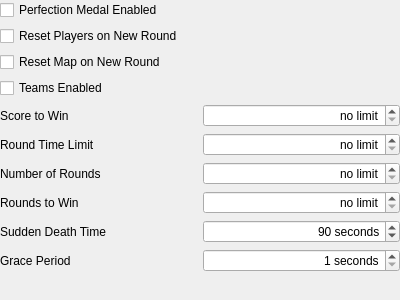
<?xml version="1.0" encoding="UTF-8"?>
<ui version="4.0">
 <class>PageMPSettingsGeneral</class>
 <widget class="QWidget" name="PageMPSettingsGeneral">
  <property name="geometry">
   <rect>
    <x>0</x>
    <y>0</y>
    <width>400</width>
    <height>300</height>
   </rect>
  </property>
  <property name="sizePolicy">
   <sizepolicy hsizetype="Expanding" vsizetype="Expanding">
    <horstretch>0</horstretch>
    <verstretch>0</verstretch>
   </sizepolicy>
  </property>
  <property name="windowTitle">
   <string>Form</string>
  </property>
  <layout class="QGridLayout" name="gridLayout">
   <property name="leftMargin">
    <number>0</number>
   </property>
   <property name="topMargin">
    <number>0</number>
   </property>
   <property name="rightMargin">
    <number>0</number>
   </property>
   <property name="bottomMargin">
    <number>0</number>
   </property>
   <item row="1" column="0" colspan="2">
    <widget class="QCheckBox" name="fieldNewRoundResetsPlayers">
     <property name="text">
      <string>Reset Players on New Round</string>
     </property>
    </widget>
   </item>
   <item row="0" column="0" colspan="2">
    <widget class="QCheckBox" name="fieldPerfectionEnabled">
     <property name="toolTip">
      <string>Controls whether the player can earn the Perfection medal in this gametype.</string>
     </property>
     <property name="text">
      <string>Perfection Medal Enabled</string>
     </property>
    </widget>
   </item>
   <item row="3" column="0" colspan="2">
    <widget class="QCheckBox" name="fieldTeamsEnabled">
     <property name="text">
      <string>Teams Enabled</string>
     </property>
    </widget>
   </item>
   <item row="6" column="0">
    <widget class="QLabel" name="labelRoundLimit">
     <property name="text">
      <string>Number of Rounds</string>
     </property>
     <property name="buddy">
      <cstring>fieldRoundLimit</cstring>
     </property>
    </widget>
   </item>
   <item row="10" column="0" colspan="2">
    <spacer name="verticalSpacer">
     <property name="orientation">
      <enum>Qt::Vertical</enum>
     </property>
     <property name="sizeHint" stdset="0">
      <size>
       <width>20</width>
       <height>40</height>
      </size>
     </property>
    </spacer>
   </item>
   <item row="7" column="0">
    <widget class="QLabel" name="labelRoundsToWin">
     <property name="text">
      <string>Rounds to Win</string>
     </property>
     <property name="buddy">
      <cstring>fieldRoundsToWin</cstring>
     </property>
    </widget>
   </item>
   <item row="5" column="0">
    <widget class="QLabel" name="labelRoundTimeLimit">
     <property name="text">
      <string>Round Time Limit</string>
     </property>
     <property name="buddy">
      <cstring>fieldRoundTimeLimit</cstring>
     </property>
    </widget>
   </item>
   <item row="9" column="1">
    <widget class="QSpinBox" name="fieldGracePeriod">
     <property name="alignment">
      <set>Qt::AlignRight|Qt::AlignTrailing|Qt::AlignVCenter</set>
     </property>
     <property name="suffix">
      <string> seconds</string>
     </property>
     <property name="minimum">
      <number>1</number>
     </property>
     <property name="maximum">
      <number>31</number>
     </property>
    </widget>
   </item>
   <item row="5" column="1">
    <widget class="QSpinBox" name="fieldRoundTimeLimit">
     <property name="alignment">
      <set>Qt::AlignRight|Qt::AlignTrailing|Qt::AlignVCenter</set>
     </property>
     <property name="specialValueText">
      <string>no limit</string>
     </property>
     <property name="suffix">
      <string> min</string>
     </property>
     <property name="maximum">
      <number>255</number>
     </property>
    </widget>
   </item>
   <item row="2" column="0" colspan="2">
    <widget class="QCheckBox" name="fieldNewRoundResetsMap">
     <property name="text">
      <string>Reset Map on New Round</string>
     </property>
    </widget>
   </item>
   <item row="7" column="1">
    <widget class="QSpinBox" name="fieldRoundsToWin">
     <property name="alignment">
      <set>Qt::AlignRight|Qt::AlignTrailing|Qt::AlignVCenter</set>
     </property>
     <property name="specialValueText">
      <string>no limit</string>
     </property>
     <property name="maximum">
      <number>15</number>
     </property>
    </widget>
   </item>
   <item row="8" column="1">
    <widget class="QSpinBox" name="fieldSuddenDeathTime">
     <property name="alignment">
      <set>Qt::AlignRight|Qt::AlignTrailing|Qt::AlignVCenter</set>
     </property>
     <property name="suffix">
      <string> seconds</string>
     </property>
     <property name="minimum">
      <number>0</number>
     </property>
     <property name="maximum">
      <number>127</number>
     </property>
     <property name="value">
      <number>90</number>
     </property>
    </widget>
   </item>
   <item row="9" column="0">
    <widget class="QLabel" name="labelGracePeriod">
     <property name="text">
      <string>Grace Period</string>
     </property>
     <property name="buddy">
      <cstring>fieldGracePeriod</cstring>
     </property>
    </widget>
   </item>
   <item row="8" column="0">
    <widget class="QLabel" name="labelSuddenDeath">
     <property name="text">
      <string>Sudden Death Time</string>
     </property>
     <property name="buddy">
      <cstring>fieldSuddenDeathTime</cstring>
     </property>
    </widget>
   </item>
   <item row="6" column="1">
    <widget class="QSpinBox" name="fieldRoundLimit">
     <property name="alignment">
      <set>Qt::AlignRight|Qt::AlignTrailing|Qt::AlignVCenter</set>
     </property>
     <property name="specialValueText">
      <string>no limit</string>
     </property>
     <property name="suffix">
      <string> rounds</string>
     </property>
     <property name="maximum">
      <number>31</number>
     </property>
    </widget>
   </item>
   <item row="4" column="0">
    <widget class="QLabel" name="labelScoreToWin">
     <property name="text">
      <string>Score to Win</string>
     </property>
    </widget>
   </item>
   <item row="4" column="1">
    <widget class="QSpinBox" name="fieldScoreToWin">
     <property name="alignment">
      <set>Qt::AlignRight|Qt::AlignTrailing|Qt::AlignVCenter</set>
     </property>
     <property name="specialValueText">
      <string>no limit</string>
     </property>
     <property name="suffix">
      <string> points</string>
     </property>
     <property name="maximum">
      <number>65535</number>
     </property>
    </widget>
   </item>
  </layout>
 </widget>
 <resources/>
 <connections/>
</ui>
